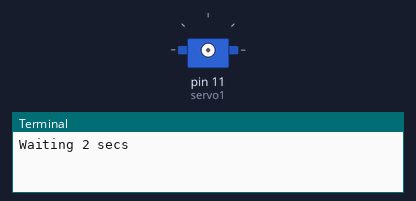
Recording of a program running on a simulated Raspberry Pi (header pin numbers). Parts: servo, the last lines printed to the terminal. Servo angles are drawn from the pulse width (0.5 ms = 0°, 2.5 ms = 180°). At 17.5 s the program stops and its outputs stay as they are.

Above: at 0.1 s.
At 6.1 s:
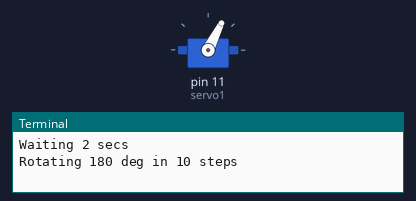
At 12.1 s:
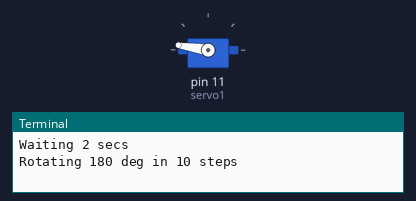
At 15.1 s:
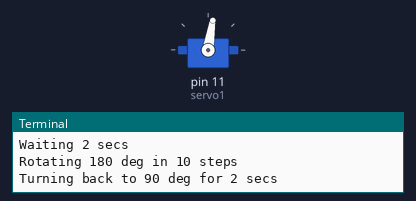
Timing chart, 0 to 18.5 s (numbered marks = the images above):
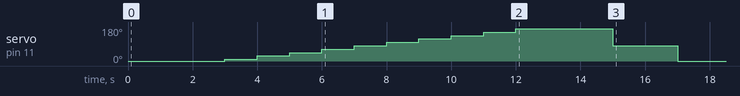

Measured:
- by itself, servo on pin 11 (servo1): rises from 0° to 171° in 9.0 s, then falls to 0° in 5.0 s

The program:

servoTest.py
```python
import RPi.GPIO as GPIO
from time import sleep

GPIO.setmode(GPIO.BOARD)

GPIO.setup(11,GPIO.OUT)
servo1 = GPIO.PWM(11, 50) # 11 is pin, 50 = 50Hz pulse

servo1.start(0)
print('Waiting 2 secs')
sleep(2)

print('Rotating 180 deg in 10 steps')

duty = 2

while duty <= 12:
    servo1.ChangeDutyCycle(duty)
    #sleep(1)
    sleep(0.3)
    servo1.ChangeDutyCycle(0)
    sleep(0.7)
    duty += 1

sleep(2)

print('Turning back to 90 deg for 2 secs')
servo1.ChangeDutyCycle(7)
sleep(0.5)
servo1.ChangeDutyCycle(0)
sleep(1.5)

print('Turning back to 0 deg')
servo1.ChangeDutyCycle(2)
sleep(0.5)
servo1.ChangeDutyCycle(0)

# cleanup when done!
servo1.stop()
GPIO.cleanup()
```
